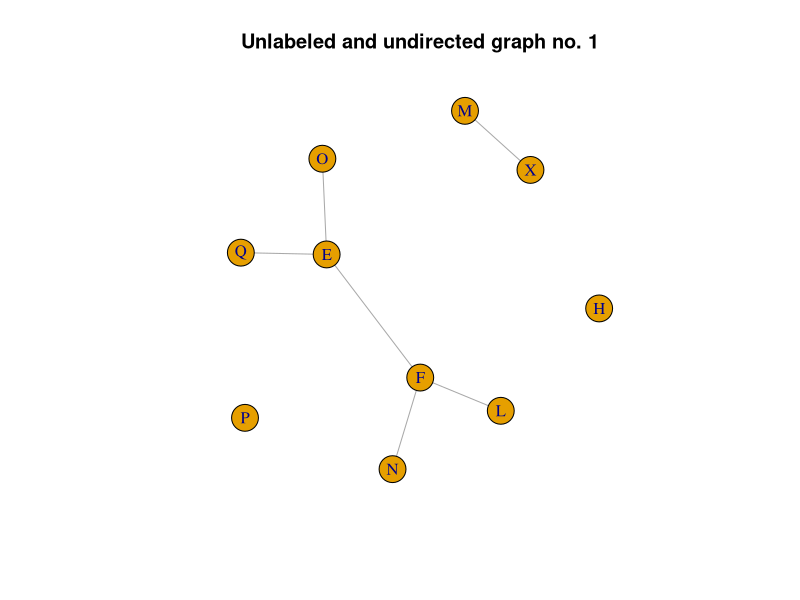
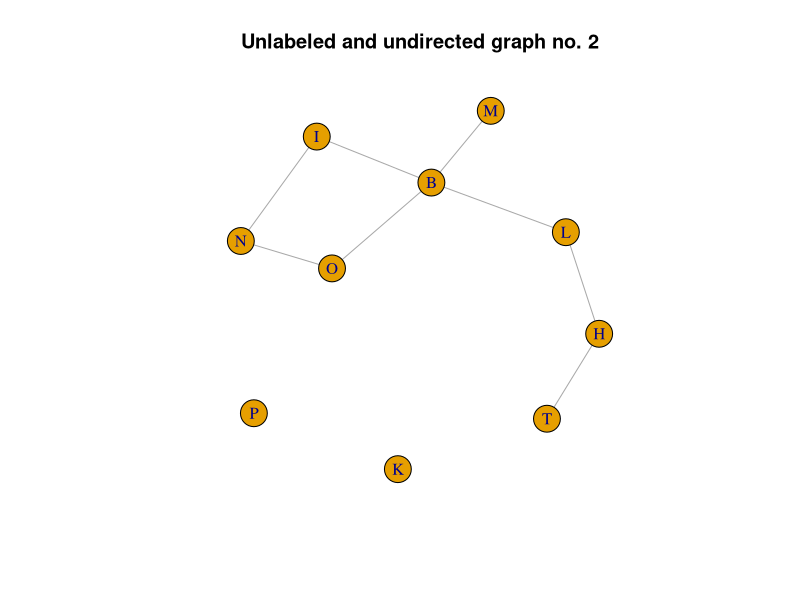
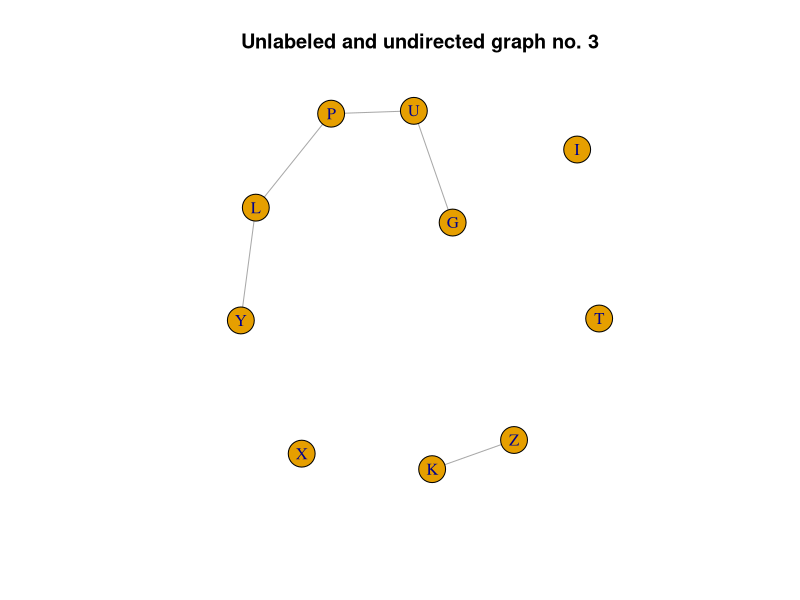
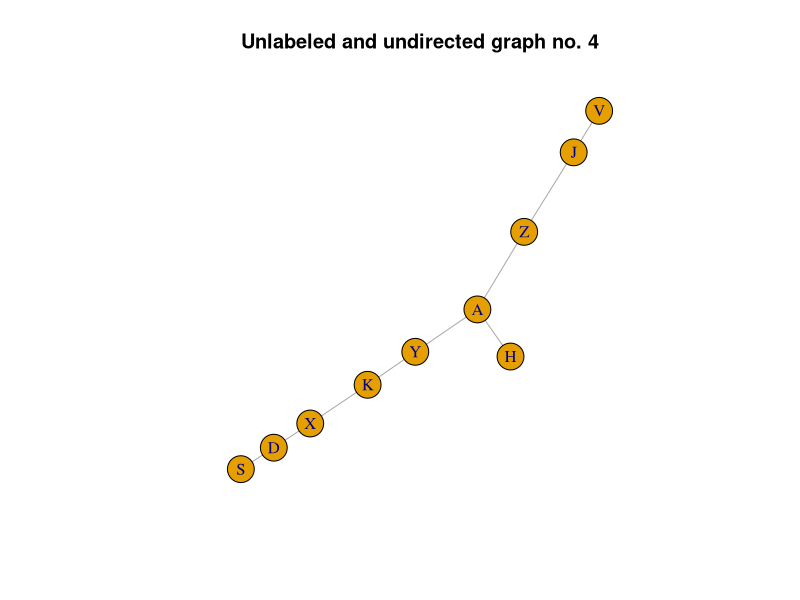
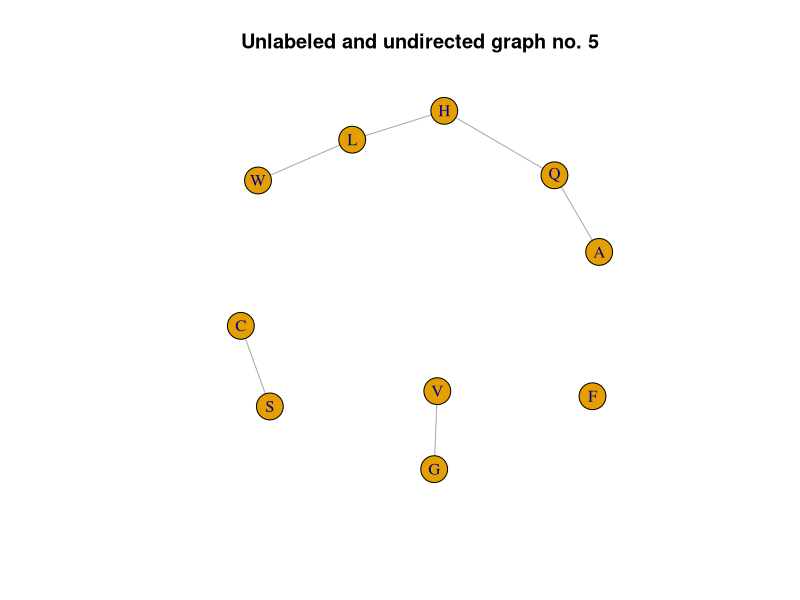
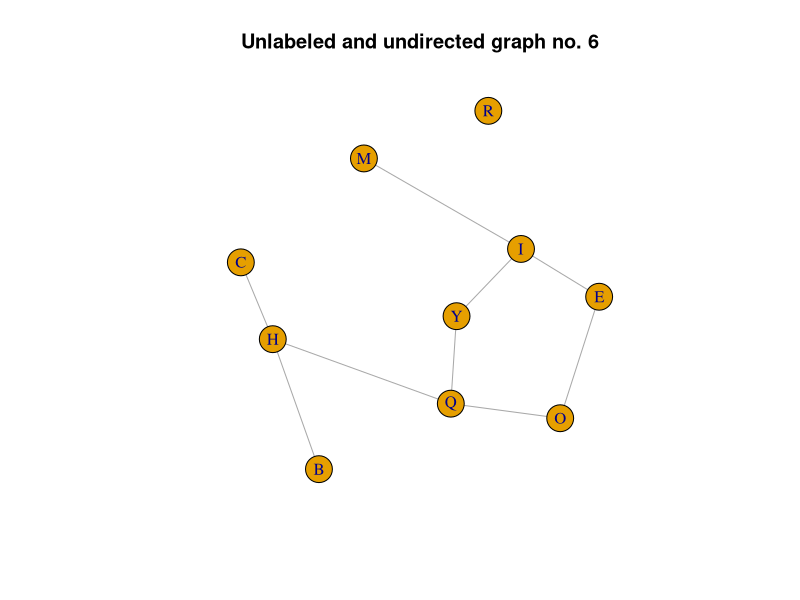
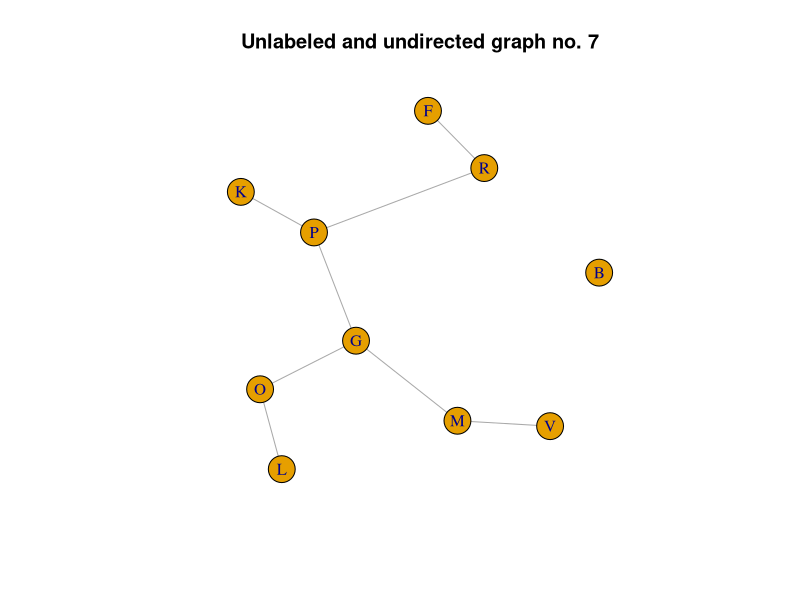
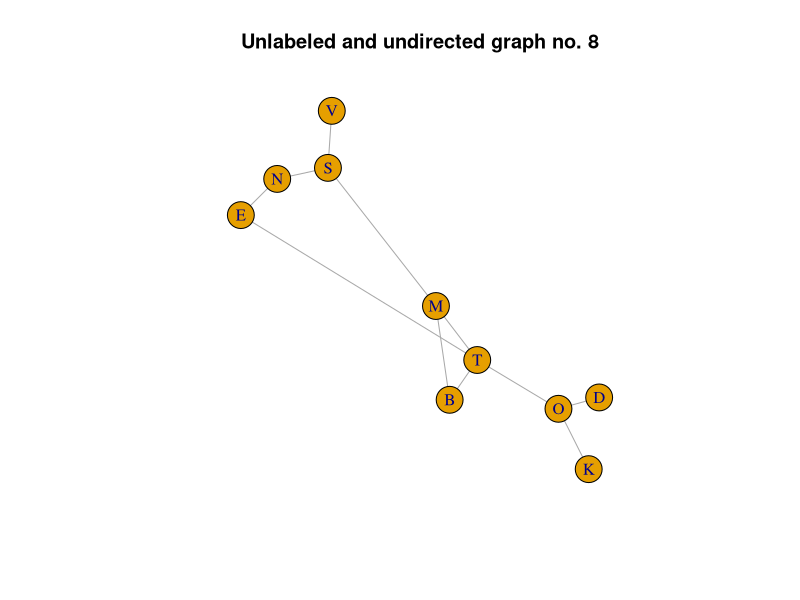

Here is the R script that generated these plots, in order: (Note: this script raises an error after producing the figures.)
#############################_Libraries_##########################
setwd(dirname(rstudioapi::getSourceEditorContext()$path))
getwd()
Sys.setenv(LANG = "en")

if (!("igraph" %in% rownames(installed.packages()))) install.packages("igraph")
library(igraph)

#############################_Graphs_#######################
# # Directed graph
# graph_directed <- graph.formula(A -+ B, B -+ C, C -+ A)
# plot(graph_directed, main = "Directed graphy")

# # Undirected graph
# graph_undirected <- graph.formula(A -- B, B -- C, C -- A)
# plot(graph_undirected, main = "Undirected graph")

#############################_Graphs_undirected_directed_#######################
path_name_unlabeled_undirected <- "unlabeled_undirected"
path_name_rest <- "rest"
dir.create(path_name_unlabeled_undirected, showWarnings = FALSE)
dir.create(path_name_rest, showWarnings = FALSE)

# 50 random unlabeled and undirected graphs ------------------ main interest
for (i in 1:50) {
  graph_unlabeled_undirected <- erdos.renyi.game(10, 0.2, directed = FALSE)
  V(graph_unlabeled_undirected)$name <- sample(LETTERS, vcount(graph_unlabeled_undirected))
  E(graph_unlabeled_undirected)$weight <- runif(ecount(graph_unlabeled_undirected))
  png(file.path(path_name_unlabeled_undirected, paste0(path_name_unlabeled_undirected, "-", i, ".png")), width = 800, height = 600)
  plot(graph_unlabeled_undirected, main = paste("Unlabeled and undirected graph no.", i))
  dev.off()
}

# 50 random undirected graphs
for (i in 1:50) {
  graph_undirected <- erdos.renyi.game(10, 0.2) # 10 wierzchołków
  png(file.path(path_name_rest, paste0(path_name_rest, "-", i, ".png")), width = 800, height = 600)
  plot(graph_undirected, main = paste("Undirected graph no.", i))
  dev.off()
}

# 50 random directed graphs
for (i in 1:50) {
  graph_directed <- erdos.renyi.game(10, 0.2, directed = TRUE) # 10 wierzchołków
  png(file.path(path_name_rest, paste0(path_name_rest, "-", i, ".png")), width = 800, height = 600)
  plot(graph_directed, main = paste("Directed graph no.", i))
  dev.off()
}

# 50 random labeled and directed graphs
for (i in 1:50) {
  graph_labeled_directed <- erdos.renyi.game(10, 0.2, directed = TRUE)
  V(graph_labeled_directed)$name <- sample(LETTERS, vcount(graph_labeled_directed))
  E(graph_labeled_directed)$weight <- runif(ecount(graph_labeled_directed))
  png(file.path(path_name_rest, paste0(path_name_rest, "-", i, ".png")), width = 800, height = 600)
  plot(graph_labeled_directed, main = paste("Labeled and directed graph no.", i))
  dev.off()
}

# 50 random labeled and undirected graphs
for (i in 1:50) {
  graph_labeled_undirected <- erdos.renyi.game(10, 0.2, directed = FALSE)
  V(graph_labeled_undirected)$name <- sample(LETTERS, vcount(graph_labeled_undirected))
  E(graph_labeled_undirected)$weight <- runif(ecount(graph_labeled_undirected))
  png(file.path(path_name_rest, paste0(path_name_rest, "-", i, ".png")), width = 800, height = 600)
  plot(graph_labeled_undirected, main = paste("Labeled and undirected graph no.", i))
  dev.off()
}
